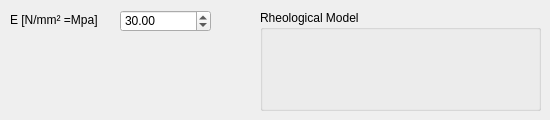
    <widget class="QWidget" name="NEO_HOOK">
     <attribute name="title">
      <string>Neo Hook</string>
     </attribute>
     <widget class="QDoubleSpinBox" name="VAL_E_NEO_HOOK">
      <property name="geometry">
       <rect>
        <x>120</x>
        <y>10</y>
        <width>91</width>
        <height>22</height>
       </rect>
      </property>
      <property name="decimals">
       <number>2</number>
      </property>
      <property name="maximum">
       <double>8000.000000000000000</double>
      </property>
      <property name="value">
       <double>30.000000000000000</double>
      </property>
     </widget>
     <widget class="QLabel" name="LABEL_VAL_E_NEO_HOOK">
      <property name="geometry">
       <rect>
        <x>10</x>
        <y>10</y>
        <width>91</width>
        <height>20</height>
       </rect>
      </property>
      <property name="text">
       <string>E [N/mm² =Mpa]</string>
      </property>
     </widget>
     <widget class="QGroupBox" name="RHEO_BOX_NEO_HOOK">
      <property name="geometry">
       <rect>
        <x>260</x>
        <y>10</y>
        <width>281</width>
        <height>101</height>
       </rect>
      </property>
      <property name="title">
       <string>Rheological Model</string>
      </property>
      <widget class="QLabel" name="RHEO_NEO_HOOK">
       <property name="geometry">
        <rect>
         <x>10</x>
         <y>20</y>
         <width>261</width>
         <height>71</height>
        </rect>
       </property>
       <property name="text">
        <string/>
       </property>
       <property name="pixmap">
        <pixmap>PIC/Rheo_Hook.png</pixmap>
       </property>
       <property name="scaledContents">
        <bool>true</bool>
       </property>
      </widget>
     </widget>
    </widget>
